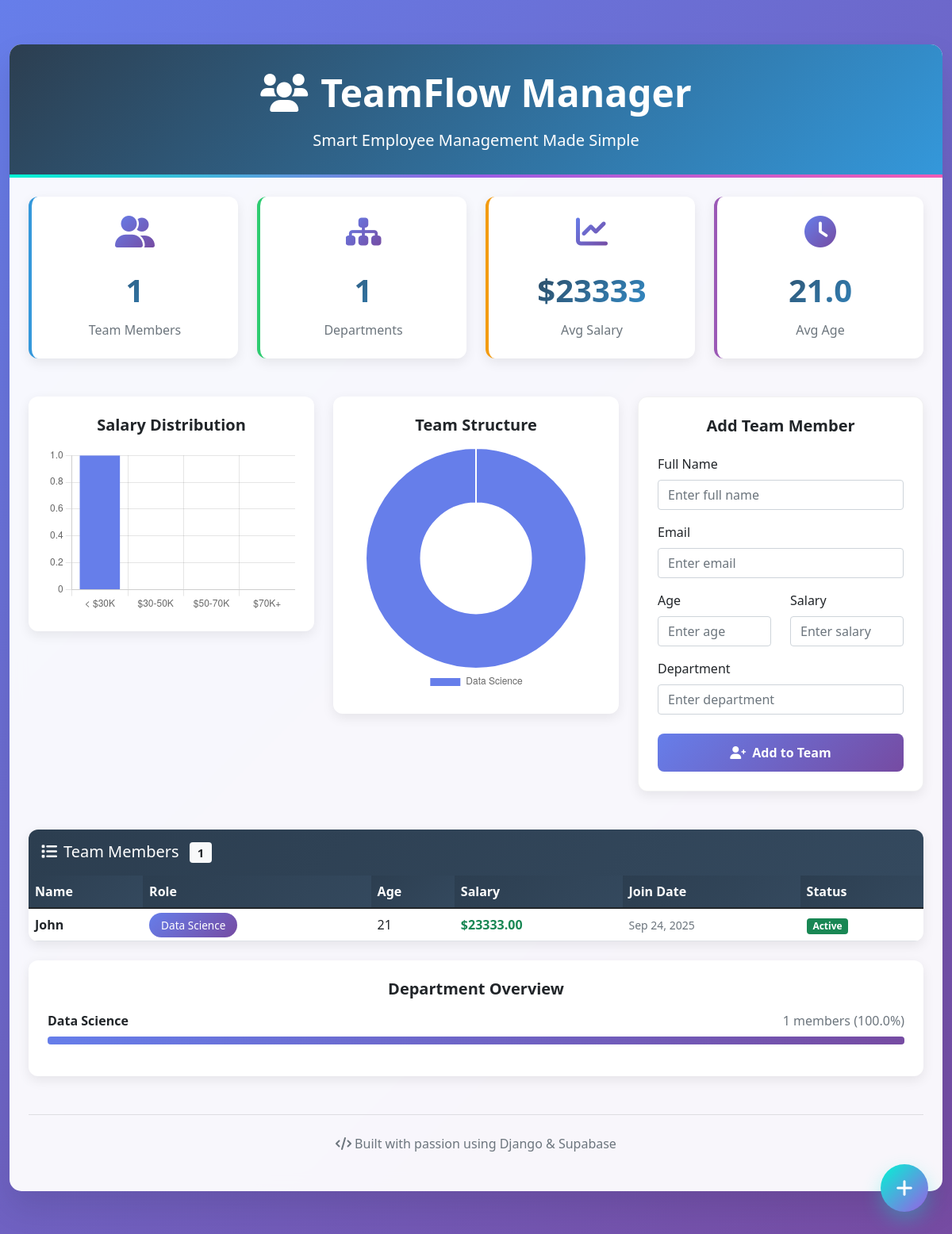
The page / on the database its author committed.
### data_app/models.py (models this page shows, shortened)
class DataEntry(models.Model):
    name = models.CharField(max_length=100)
    email = models.EmailField()
    age = models.IntegerField()
    salary = models.DecimalField(max_digits=10, decimal_places=2)
    department = models.CharField(max_length=50)
    date_created = models.DateTimeField(auto_now_add=True)
    class Meta:
        db_table = 'data_entries'

### data_app/views.py (the view)
# urls.py: path('', views.home, name='home'),
def home(request):
    try:
        form = DataEntryForm()
        entries = DataEntry.objects.all().order_by('-date_created')
        total_employees = entries.count()
        department_stats = entries.values('department').annotate(count=Count('id')).order_by('-count')
        department_counts = []
        unique_departments = set()
        for dept in department_stats:
            percentage = (dept['count'] / total_employees * 100) if total_employees > 0 else 0
            department_counts.append({
                'name': dept['department'],
                'count': dept['count'],
                'percentage': round(percentage, 1)
            })
            unique_departments.add(dept['department'])
        if entries:
            salary_stats = entries.aggregate(
                avg_salary=Avg('salary'),
                total_salary=Sum('salary'),
                max_salary=Max('salary'),
                min_salary=Min('salary')
            )
            average_salary = salary_stats['avg_salary'] or 0
            total_salary = salary_stats['total_salary'] or 0
            max_salary = salary_stats['max_salary'] or 0
            min_salary = salary_stats['min_salary'] or 0
            age_stats = entries.aggregate(avg_age=Avg('age'))
            avg_age = age_stats['avg_age'] or 0
        else:
            average_salary = 0
            total_salary = 0
            max_salary = 0
            min_salary = 0
            avg_age = 0
        supabase_connected = False
        try:
            with connection.cursor() as cursor:
                cursor.execute("SELECT 1")
            supabase_connected = True
        except:
            supabase_connected = False
        return render(request, 'home.html', {
            'form': form,
            'entries': entries,
            'total_employees': total_employees,
            'department_counts': department_counts,
            'unique_departments': list(unique_departments),
            'average_salary': average_salary,
            'total_salary': total_salary,
            'max_salary': max_salary,
            'min_salary': min_salary,
            'avg_age': avg_age,
            'supabase_connected': supabase_connected
        })
    except Exception as e:
        return HttpResponse(f"Error: {str(e)}")

### data_app/forms.py
class DataEntryForm(forms.ModelForm):
    class Meta:
        model = DataEntry
        fields = ['name', 'email', 'age', 'salary', 'department']
        widgets = {
            'name': forms.TextInput(attrs={'class': 'form-control', 'placeholder': 'Enter full name'}),
            'email': forms.EmailInput(attrs={'class': 'form-control', 'placeholder': 'Enter email'}),
            'age': forms.NumberInput(attrs={'class': 'form-control', 'placeholder': 'Enter age'}),
            'salary': forms.NumberInput(attrs={'class': 'form-control', 'placeholder': 'Enter salary'}),
            'department': forms.TextInput(attrs={'class': 'form-control', 'placeholder': 'Enter department'}),
        }

### templates/home.html (shortened to what this page needs)
<!DOCTYPE html>
<html lang="en">
<head>
  <link href="https://cdn.jsdelivr.net/npm/bootstrap@5.1.3/dist/css/bootstrap.min.css" rel="stylesheet">
  <link rel="stylesheet" href="https://cdnjs.cloudflare.com/ajax/libs/font-awesome/6.0.0/css/all.min.css">
</head>
<body>
  <div class="floating-action pulse" onclick="document.querySelector('form').scrollIntoView()">
    <i class="fas fa-plus"></i>
  </div>
  <div class="container-fluid py-4">
    <div class="main-container">
      <div class="app-header text-center">
        <h1 class="display-5 fw-bold mb-3">
          <i class="fas fa-users me-3"></i>TeamFlow Manager
        </h1>
        <p class="lead mb-0">Smart Employee Management Made Simple</p>
      </div>
      <div class="container-fluid p-4">
        <div class="row g-4 mb-5">
          <div class="col-xl-3 col-md-6">
            <div class="stat-card employees">
              <i class="fas fa-user-friends feature-icon"></i>
              <div class="stat-number">{{ total_employees }}</div>
              <p class="text-muted mb-0">Team Members</p>
            </div>
          </div>
          <div class="col-xl-3 col-md-6">
            <div class="stat-card departments">
              <i class="fas fa-sitemap feature-icon"></i>
              <div class="stat-number">{{ unique_departments|length }}</div>
              <p class="text-muted mb-0">Departments</p>
            </div>
          </div>
          <div class="col-xl-3 col-md-6">
            <div class="stat-card salary">
              <i class="fas fa-chart-line feature-icon"></i>
              <div class="stat-number">${{ average_salary|floatformat:0 }}</div>
              <p class="text-muted mb-0">Avg Salary</p>
            </div>
          </div>
          <div class="col-xl-3 col-md-6">
            <div class="stat-card age">
              <i class="fas fa-clock feature-icon"></i>
              <div class="stat-number">{{ avg_age|floatformat:1 }}</div>
              <p class="text-muted mb-0">Avg Age</p>
            </div>
          </div>
        </div>
        <div class="row g-4 mb-5">
          <div class="col-lg-8">
            <div class="row g-4">
              <div class="col-md-6">
                <div class="chart-container">
                  <h5 class="fw-bold mb-3 text-center">Salary Distribution</h5>
                  <canvas id="salaryChart" height="200"></canvas>
                </div>
              </div>
              <div class="col-md-6">
                <div class="chart-container">
                  <h5 class="fw-bold mb-3 text-center">Team Structure</h5>
                  <canvas id="departmentChart" height="200"></canvas>
                </div>
              </div>
            </div>
          </div>
          <div class="col-lg-4">
            <div class="feature-card">
              <h5 class="fw-bold mb-4 text-center">Add Team Member</h5>
              <form method="post" action="{% url 'add_entry' %}">
                <div class="mb-3">
                  <label class="form-label fw-500">Full Name</label>
                  {{ form.name }}
                </div>
                <div class="mb-3">
                  <label class="form-label fw-500">Email</label>
                  {{ form.email }}
                </div>
                <div class="row mb-3">
                  <div class="col-6">
                    <label class="form-label fw-500">Age</label>
                    {{ form.age }}
                  </div>
                  <div class="col-6">
                    <label class="form-label fw-500">Salary</label>
                    {{ form.salary }}
                  </div>
                </div>
                <div class="mb-4">
                  <label class="form-label fw-500">Department</label>
                  {{ form.department }}
                </div>
                <button type="submit" class="btn-gradient">
                  <i class="fas fa-user-plus me-2"></i>Add to Team
                </button>
              </form>
            </div>
          </div>
        </div>
        <div class="row">
          <div class="col-12">
            <div class="employee-table">
              <div class="p-3" style="background: linear-gradient(135deg, #2c3e50, #34495e); color: white;">
                <h5 class="mb-0">
                  <i class="fas fa-list me-2"></i>Team Members
                  <span class="badge bg-light text-dark ms-2">{{ total_employees }}</span>
                </h5>
              </div>
              <div class="table-responsive">
                <table class="table table-hover mb-0">
                  <thead>
                    <tr>
                      <th>Name</th>
                      <th>Role</th>
                      <th>Age</th>
                      <th>Salary</th>
                      <th>Join Date</th>
                      <th>Status</th>
                    </tr>
                  </thead>
                  <tbody>
                    {% for entry in entries %}
                    <tr>
                      <td class="fw-bold">{{ entry.name }}</td>
                      <td><span class="department-badge">{{ entry.department }}</span></td>
                      <td>{{ entry.age }}</td>
                      <td class="fw-bold text-success">${{ entry.salary }}</td>
                      <td><small class="text-muted">{{ entry.date_created|date:"M d, Y" }}</small></td>
                      <td><span class="badge bg-success">Active</span></td>
                    </tr>
                    {% endfor %}
                  </tbody>
                </table>
              </div>
            </div>
          </div>
        </div>
        {% if department_counts %}
        <div class="row mt-4">
          <div class="col-12">
            <div class="chart-container">
              <h5 class="fw-bold mb-3 text-center">Department Overview</h5>
              {% for dept in department_counts %}
              <div class="mb-3">
                <div class="d-flex justify-content-between mb-2">
                  <span class="fw-bold">{{ dept.name }}</span>
                  <span class="text-muted">{{ dept.count }} members ({{ dept.percentage }}%)</span>
                </div>
                <div class="progress" style="height: 10px;">
                  <div class="progress-bar" style="width: {{ dept.percentage }}%; background: linear-gradient(135deg, #667eea, #764ba2);"></div>
                </div>
              </div>
              {% endfor %}
            </div>
          </div>
        </div>
        {% endif %}
        <div class="text-center mt-5 py-4" style="border-top: 1px solid rgba(0,0,0,0.1);">
          <p class="text-muted mb-0">
            <i class="fas fa-code me-1"></i>Built with passion using Django & Supabase
          </p>
        </div>
      </div>
    </div>
  </div>
  <script>
    document.addEventListener('DOMContentLoaded', function() {
      // Process REAL data
      function processRealData() {
        const salaries = [];
        const departments = [];
        const departmentCounts = {};
        const tableRows = document.querySelectorAll('table tbody tr');
        tableRows.forEach(row => {
          const cells = row.querySelectorAll('td');
          const salary = parseFloat(cells[3].textContent.replace('$', '').replace(',', ''));
          const department = cells[1].textContent.trim();
          salaries.push(salary);
          if (departmentCounts[department]) {
            departmentCounts[department]++;
          } else {
            departmentCounts[department] = 1;
            departments.push(department);
          }
        });
        return { salaries, departments, departmentCounts };
      }
      const realData = processRealData();
      // Salary ranges from REAL data
      const salaryRanges = [0, 0, 0, 0];
      realData.salaries.forEach(salary => {
        if (salary < 30000) salaryRanges[0]++;
        else if (salary < 50000) salaryRanges[1]++;
        else if (salary < 70000) salaryRanges[2]++;
        else salaryRanges[3]++;
      });
      // Charts with REAL data
      new Chart(document.getElementById('salaryChart'), {
        type: 'bar',
        data: {
          labels: ['< $30K', '$30-50K', '$50-70K', '$70K+'],
          datasets: [{
            data: salaryRanges,
            backgroundColor: ['#667eea', '#764ba2', '#f093fb', '#f5576c'],
            borderWidth: 0
          }]
        },
        options: {
          responsive: true,
          plugins: { legend: { display: false } },
          scales: { y: { beginAtZero: true } }
        }
      });
      const deptData = realData.departments.map(dept => realData.departmentCounts[dept]);
      new Chart(document.getElementById('departmentChart'), {
        type: 'doughnut',
        data: {
          labels: realData.departments,
          datasets: [{
            data: deptData,
            backgroundColor: ['#667eea', '#764ba2', '#f093fb', '#f5576c', '#4facfe', '#00f2fe']
          }]
        },
        options: {
          responsive: true,
          plugins: { legend: { position: 'bottom' } }
        }
      });
    });
  </script>
</body>
</html>

### templates/home.html (style rules this page uses)
body { background: linear-gradient(135deg, #667eea 0%, #764ba2 100%); min-height: 100vh; font-family: 'Segoe UI', Tahoma, Geneva, Verdana, sans-serif; }
.main-container { background: rgba(255, 255, 255, 0.95); backdrop-filter: blur(10px); border-radius: 15px; box-shadow: 0 20px 40px rgba(0,0,0,0.1); margin: 2rem auto; overflow: hidden; max-width: 1400px; }
.app-header { background: linear-gradient(135deg, #2c3e50, #3498db); color: white; padding: 2rem; position: relative; }
.app-header::after { content: ''; position: absolute; bottom: 0; left: 0; right: 0; height: 4px; background: linear-gradient(90deg, #00f5d4, #9b5de5, #f15bb5); }
.stat-card { background: white; border-radius: 12px; padding: 1.5rem; text-align: center; border-left: 4px solid; box-shadow: 0 5px 15px rgba(0,0,0,0.08); transition: all 0.3s ease; height: 100%; }
.stat-card.employees { border-left-color: #3498db; }
.stat-card.departments { border-left-color: #2ecc71; }
.stat-card.salary { border-left-color: #f39c12; }
.stat-card.age { border-left-color: #9b59b6; }
.stat-number { font-size: 2.5rem; font-weight: 800; margin: 0.5rem 0; background: linear-gradient(135deg, #2c3e50, #3498db); -webkit-background-clip: text; -webkit-text-fill-color: transparent; }
.feature-card { background: white; border-radius: 12px; padding: 1.5rem; box-shadow: 0 5px 15px rgba(0,0,0,0.08); height: 100%; border: 1px solid rgba(0,0,0,0.05); }
.chart-container { background: white; border-radius: 12px; padding: 1.5rem; box-shadow: 0 5px 15px rgba(0,0,0,0.08); }
.btn-gradient { background: linear-gradient(135deg, #667eea, #764ba2); color: white; border: none; border-radius: 8px; padding: 12px 30px; font-weight: 600; transition: all 0.3s ease; width: 100%; }
.employee-table { background: white; border-radius: 12px; overflow: hidden; box-shadow: 0 5px 15px rgba(0,0,0,0.08); }
.table th { background: linear-gradient(135deg, #2c3e50, #34495e); color: white; border: none; font-weight: 600; }
.department-badge { background: linear-gradient(135deg, #667eea, #764ba2); color: white; padding: 6px 15px; border-radius: 20px; font-size: 0.85em; font-weight: 500; }
.floating-action { position: fixed; bottom: 30px; right: 30px; background: linear-gradient(135deg, #00f5d4, #9b5de5); color: white; width: 60px; height: 60px; border-radius: 50%; display: flex; align-items: center; justify-content: center; font-size: 1.5rem; box-shadow: 0 10px 25px rgba(0, 245, 212, 0.3); cursor: pointer; transition: all 0.3s ease; z-index: 1000; }
.pulse { animation: pulse 2s infinite; }
.feature-icon { font-size: 2.5rem; margin-bottom: 1rem; background: linear-gradient(135deg, #667eea, #764ba2); -webkit-background-clip: text; -webkit-text-fill-color: transparent; }

### rows shown on the page
DataEntry: name "John", department "Data Science", age "21", salary "23333.00", date_created "Sep 24, 2025"

### other values the page prints
{{ total_employees }} "1"
{{ unique_departments|length }} "1"
{{ average_salary|floatformat:0 }} "23333"
{{ avg_age|floatformat:1 }} "21.0"
{{ dept.name }} "Data Science"
{{ dept.count }} "1"
{{ dept.percentage }} "100.0"
